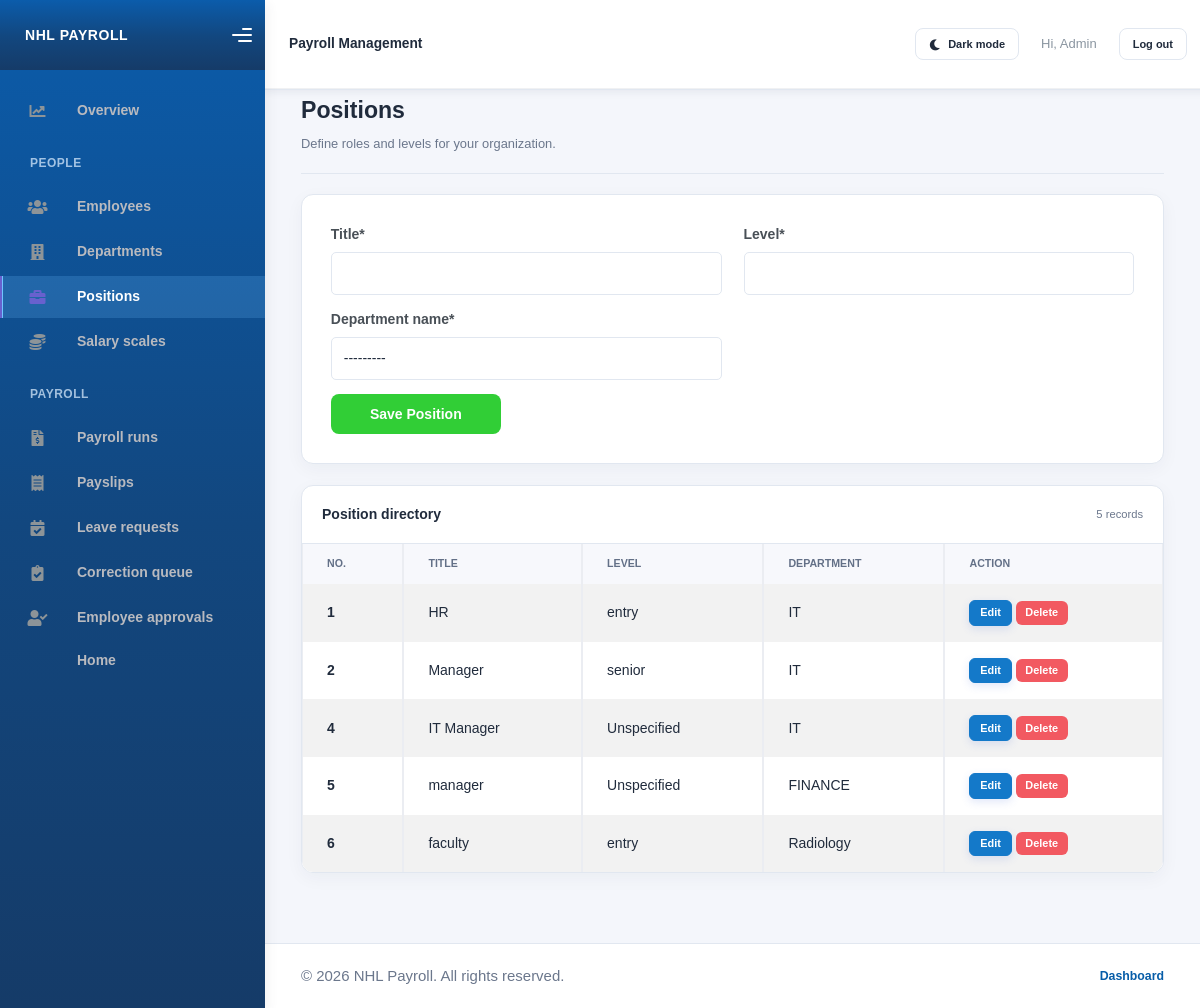
The page /add_position/ (signed in) on the database its author committed.
### payroll/models.py (models this page shows, shortened)
class Department(models.Model):
    department_name = models.CharField(max_length=50)
    summary = models.TextField()
    manager = models.OneToOneField(
        settings.AUTH_USER_MODEL,
        null=True,
        blank=True,
        on_delete=models.SET_NULL,
        related_name="managed_department",
    )
    def __str__(self):
        return f"{self.department_name}"

class Position(models.Model):
    title = models.CharField(max_length=100)
    level = models.CharField(max_length=50)
    department_name = models.ForeignKey(Department,  on_delete=models.CASCADE)

### payroll/views.py (the view)
# urls.py: path('add_position/',add_position_view, name = 'add_position_page'),
@staff_member_required(login_url="login")
def add_position_view(request):
    message =''
    if request.method == "POST":
        position_form = PositionForm(request.POST)
        if position_form.is_valid():
            position_form.save()
            message='position Added Successfully'
    else:
        position_form = PositionForm()
    positions = Position.objects.all()
    context = {
        'form':position_form,
        'msg':message,
        'positions':positions
    }
    return render(request,"add_position.html",context)

### payroll/forms.py
class PositionForm(ModelForm):
    class Meta:
        model = Position
        fields ='__all__'

### payroll/templates/add_position.html (shortened to what this page needs)
{% extends "./base.html" %}
{% load crispy_forms_tags %}
{% block content %}
<div class="page-shell">
    <div class="page-header">
        <div>
            <h1>Positions</h1>
            <p>Define roles and levels for your organization.</p>
        </div>
    </div>
    <div class="card form-card p-4 mb-4">
        <form method="POST">
            {{form|crispy}}
            <button type="submit" class="btn btn-success w-100">Save Position</button>
        </form>
    </div>
    <div class="card">
        <div class="list-card-header">
            <h2>Position directory</h2>
            <span>{{ positions|length }} records</span>
        </div>
        <div class="table-responsive">
            <table class="table table-striped table-bordered align-middle" style="margin-bottom:0;">
                <thead>
                    <tr>
                        <th scope="col">No.</th>
                        <th scope="col">Title</th>
                        <th scope="col">Level</th>
                        <th scope="col">Department</th>
                        <th scope="col">Action</th>
                    </tr>
                </thead>
                <tbody>
                    {% for position in positions %}
                    <tr>
                        <th scope="row">{{position.id}}</th>
                        <td>{{position.title}}</td>
                        <td>{{position.level}}</td>
                        <td>{{position.department_name}}</td>
                        <td>
                            <a href="{% url 'edit_position_page' position.id%}" class='btn btn-sm btn-primary'>Edit</a>
                            <form method="post" action="{% url 'delete_position_page' position.id %}" class="d-inline" onsubmit="return confirm('WARNING! {{ position.title }} WILL BE DELETED!')">
                                <button type="submit" class="btn btn-sm btn-danger">Delete</button>
                            </form>
                        </td>
                    </tr>
                    {% empty %}
                    <tr><td colspan="5" class="text-center text-muted py-4">No positions yet. Add a position using the form above.</td></tr>
                    {% endfor %}
                </tbody>
            </table>
        </div>
    </div>
</div>
{% endblock content %}

### payroll/templates/base.html (shortened to what this page needs)
 <!DOCTYPE html>
<html>
    {%load static%}
    {% load crispy_forms_tags %}
<head>
    <link rel="stylesheet" href="{% static 'Kaiadmin/assets/css/bootstrap.min.css' %}">
    <link rel="stylesheet" href="{% static 'Kaiadmin/assets/css/plugins.min.css' %}">
    <link rel="stylesheet" href="{% static 'Kaiadmin/assets/css/kaiadmin.min.css' %}">
    <link rel="stylesheet" href="{% static 'Kaiadmin/assets/css/fonts.min.css' %}">
</head>
<body>
    <div class="wrapper">
        {% if user.is_authenticated %}
        <aside class="sidebar{% if not user.is_staff %} employee-sidebar{% endif %}" data-background-color="dark">
            <div class="sidebar-logo">
                <div class="logo-header" data-background-color="dark">
                    <a class="logo payroll-brand" href="{% if user.is_staff %}{% url 'dashboard_page' %}{% else %}{% url 'home_page' %}{% endif %}">NHL PAYROLL</a>
                    <div class="nav-toggle">
                        <button class="btn btn-toggle toggle-sidebar" type="button" aria-label="Toggle sidebar">
                            <i class="gg-menu-right"></i>
                        </button>
                    </div>
                </div>
            </div>
            <div class="sidebar-wrapper scrollbar scrollbar-inner">
                <div class="sidebar-content">
                    {% if user.is_staff %}
                    <ul class="nav nav-secondary">
                        <li class="nav-item {% if request.resolver_match.url_name == 'dashboard_page' %}active{% endif %}">
                            <a class="payroll-nav-link" href="{% url 'dashboard_page' %}"><i class="fas fa-chart-line"></i><p>Overview</p></a>
                        </li>
                        <li class="nav-section"><span class="sidebar-mini-icon"></span><h4 class="text-section">People</h4></li>
                        <li class="nav-item {% if 'employee' in request.path %}active{% endif %}"><a class="payroll-nav-link" href="{% url 'add_employee_page' %}"><i class="fas fa-users"></i><p>Employees</p></a></li>
                        <li class="nav-item {% if 'department' in request.path %}active{% endif %}"><a class="payroll-nav-link" href="{% url 'add_department_page' %}"><i class="fas fa-building"></i><p>Departments</p></a></li>
                        <li class="nav-item {% if 'position' in request.path %}active{% endif %}"><a class="payroll-nav-link" href="{% url 'add_position_page' %}"><i class="fas fa-briefcase"></i><p>Positions</p></a></li>
                        <li class="nav-item {% if 'salary_scale' in request.path %}active{% endif %}"><a class="payroll-nav-link" href="{% url 'add_salary_scale_page' %}"><i class="fas fa-coins"></i><p>Salary scales</p></a></li>
                        <li class="nav-section"><span class="sidebar-mini-icon"></span><h4 class="text-section">Payroll</h4></li>
                        <li class="nav-item {% if 'payroll' in request.path %}active{% endif %}"><a class="payroll-nav-link" href="{% url 'add_payroll_page' %}"><i class="fas fa-file-invoice-dollar"></i><p>Payroll runs</p></a></li>
                        <li class="nav-item {% if 'payslip' in request.path %}active{% endif %}"><a class="payroll-nav-link" href="{% url 'add_payslip_page' %}"><i class="fas fa-receipt"></i><p>Payslips</p></a></li>
                        <li class="nav-item {% if 'staff/leave-requests' in request.path %}active{% endif %}"><a class="payroll-nav-link" href="{% url 'staff_leave_requests_page' %}"><i class="fas fa-calendar-check"></i><p>Leave requests</p></a></li>
                        <li class="nav-item {% if 'staff/payroll-requests' in request.path %}active{% endif %}"><a class="payroll-nav-link" href="{% url 'staff_payroll_requests_page' %}"><i class="fas fa-clipboard-check"></i><p>Correction queue</p></a></li>
                        <li class="nav-item {% if 'staff/employee-data-requests' in request.path %}active{% endif %}"><a class="payroll-nav-link" href="{% url 'staff_employee_data_requests_page' %}"><i class="fas fa-user-check"></i><p>Employee approvals</p></a></li>
                        <li class="nav-item {% if request.resolver_match.url_name == 'home_page' %}active{% endif %}"><a class="payroll-nav-link" href="{% url 'home_page' %}"><p>Home</p></a></li>
                    </ul>
                    {% endif %}
                </div>
            </div>
        </aside>
        {% endif %}
        {% if user.is_authenticated %}
        <button class="mobile-nav-overlay" type="button" tabindex="-1" aria-label="Close navigation"></button>
        {% endif %}
        <div class="main-panel{% if not user.is_authenticated %} main-panel-auth{% endif %}">
            <div class="main-header">
                <nav class="navbar navbar-header navbar-header-transparent navbar-expand-lg border-bottom">
                    <div class="container-fluid">
                        <span class="navbar-brand mb-0 h1">{% if user.is_staff %}Payroll Management{% elif user.managed_department %}Department manager{% elif user.is_authenticated %}Employee self-service{% else %}Payroll Management{% endif %}</span>
                        <ul class="navbar-nav topbar-nav ms-md-auto align-items-center">
                            <li class="nav-item">
                                <button
                                    type="button"
                                    class="btn btn-sm btn-outline-secondary theme-toggle"
                                    id="theme-toggle"
                                    aria-label="Switch to dark mode"
                                    aria-pressed="false"
                                >
                                    <i class="fas fa-moon" id="theme-toggle-icon" aria-hidden="true"></i>
                                    <span id="theme-toggle-label">Dark mode</span>
                                </button>
                            </li>
                            {% if user.is_authenticated %}
                            <li class="nav-item"><span class="nav-link">Hi, {{ user.get_username }}</span></li>
                            <li class="nav-item">
                                <form method="post" action="{% url 'logout' %}">
                                    <button type="submit" class="btn btn-sm btn-outline-secondary">Log out</button>
                                </form>
                            </li>
                            {% else %}
                            <li class="nav-item"><a class="nav-link" href="{% url 'login' %}">Log in</a></li>
                            <li class="nav-item"><a class="nav-link" href="{% url 'sign_up_page' %}">Sign up</a></li>
                            {% endif %}
                        </ul>
                    </div>
                </nav>
            </div>
            <main class="content-wrapper payroll-content">
                {% block content %}{% endblock content %}
            </main>
            <footer class="site-footer">
                <p>&copy; {% now "Y" %} NHL Payroll. All rights reserved.</p>
                <nav class="site-footer-links" aria-label="Footer navigation">
                    {% if user.is_staff %}
                    <a href="{% url 'dashboard_page' %}">Dashboard</a>
                    {% else %}
                    <a href="{% url 'index_page' %}">Home</a>
                    {% endif %}
                </nav>
            </footer>
        </div>
    </div>
</body>
</html>

### rows shown on the page
Department: department_name "---------"
Position: id "1", title "HR", level "entry", department_name "IT"
Position: id "2", title "Manager", level "senior", department_name "IT"
Position: id "4", title "IT Manager", level "Unspecified", department_name "IT"
Position: id "5", title "manager", level "Unspecified", department_name "FINANCE"
Position: id "6", title "faculty", level "entry", department_name "Radiology"

### other values the page prints
{{ user.get_username }} "Admin"
{{ positions|length }} "5"
